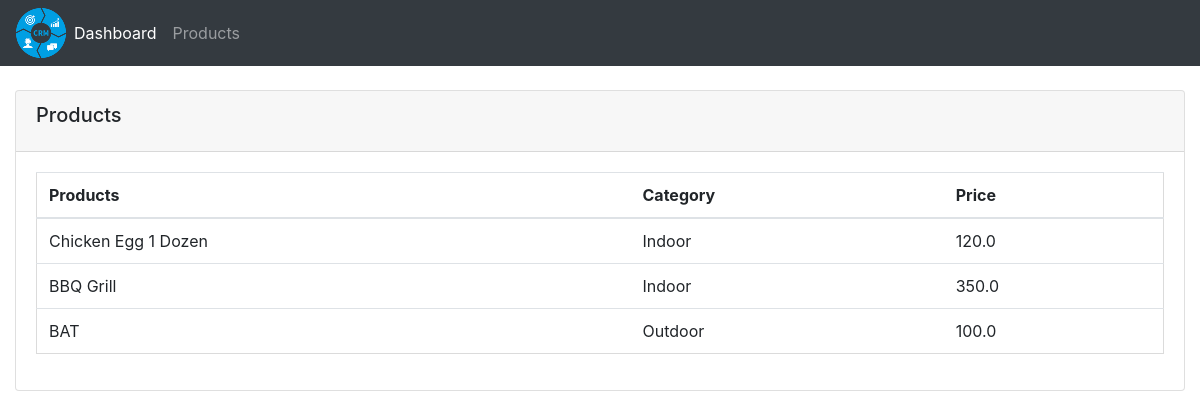
Screenshot of /dashboard/products-details/ with the database file from the repository.
### accounts/models.py (models this page shows, shortened)
class Product(models.Model):
    CATEGORY=(
        ('Indoor', 'Indoor'),
        ('Outdoor', 'Outdoor'),
    )
    name = models.CharField(max_length=60)
    price = models.FloatField()
    category = models.CharField(max_length=50, choices=CATEGORY)
    description = models.CharField(max_length=200, blank=True)
    date_created = models.TimeField(auto_now_add=True)
    tags = models.ManyToManyField(Tag)

### accounts/views.py (the view)
# urls.py: path('products-details/', views.products, name='products' ),
def products(request):
    products = models.Product.objects.all()
    return render(request, 'accounts/products.html', {'products': products})

### accounts/templates/accounts/products.html (shortened to what this page needs)
{% extends 'accounts/base.html' %}
{% block content %}
<div class="container-fluid">
    <div class="card">
        <div class="card-header">
            <h5 class="card-title">Products</h5>
        </div>
        <div class="card-body">
            <table class="table">
                <thead>
                    <tr>
                        <th  scope="col"> Products </th>
                        <th  scope="col"> Category </th>
                        <th  scope="col"> Price </th>
                    </tr>
                </thead>
                <tbody>
                    {% for items in products%}
                    <tr>
                        <td>{{items.name}}</td>
                        <td>{{items.category}}</td>
                        <td>{{items.price}}</td>
                    </tr>
                    {% endfor%}
                </tbody>
            </table>
        </div>
    </div>
</div>
{% endblock %}

### accounts/templates/accounts/products.html (style rules this page uses)
table { border: 1px solid rgb(219, 219, 219); }

### rows the page displays
Product: name "Chicken Egg 1 Dozen", category "Indoor", price "120.0"
Product: name "BBQ Grill", category "Indoor", price "350.0"
Product: name "BAT", category "Outdoor", price "100.0"
